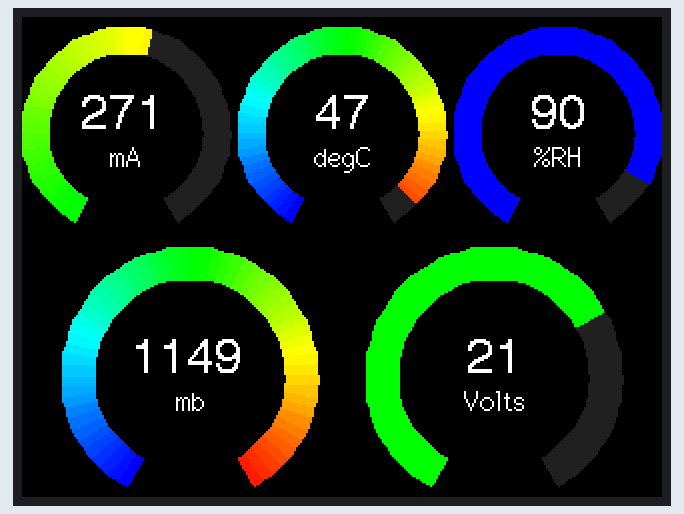
Recording of a sketch running on a simulated Arduino Uno, built with avr-gcc and run on an emulated ATmega328P. Shown: 320×240 colour display.

Above: at 1.9 s.
At 13.9 s:
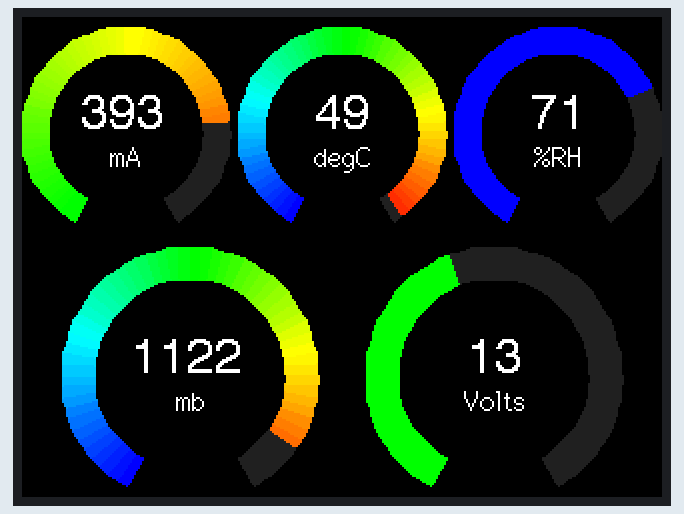
At 17.9 s:
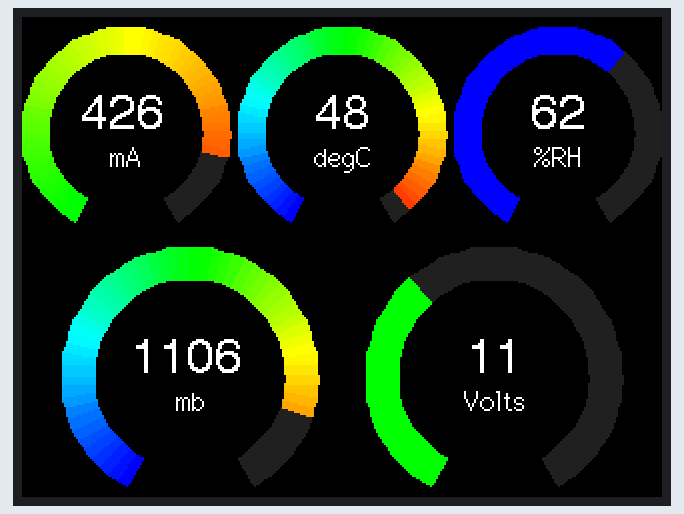
At 19.9 s:
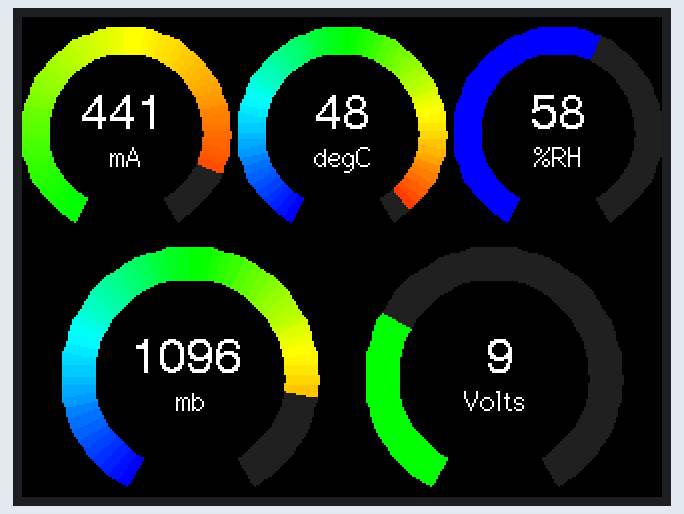
At 23.9 s:
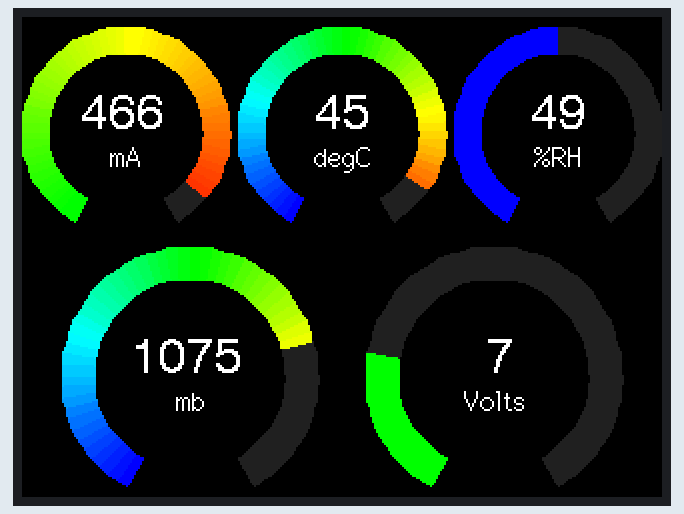
At 35.6 s:
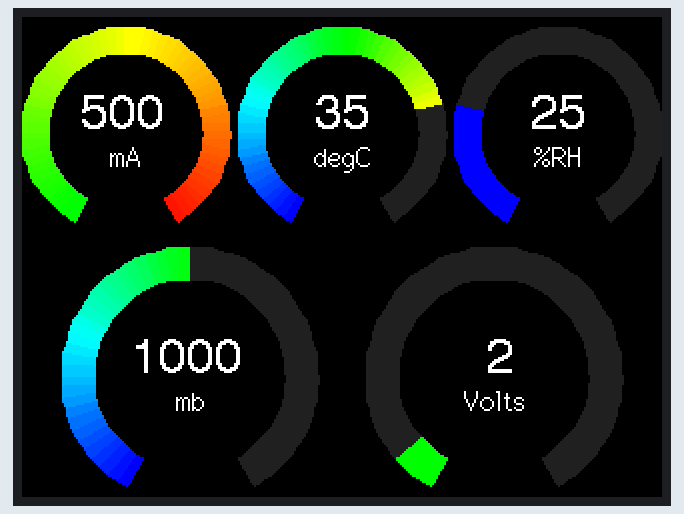

Measured:
- what the display in image 0 shows lasts 0.6 s, from 1.8 s to 2.4 s
- what the display in image 1 shows lasts 1.0 s, from 13.8 s to 14.8 s
- what the display in image 5 shows lasts 1.3 s, from 35.5 s to 36.8 s

The sketch:

FM3FJGYION6N00F.ino
```cpp
/*
 An example showing 'ring' analogue meters on a 2.2" ILI9341 TFT 240x320
 colour screen

 The meter graphic function works best with slowly changing values without
 large rapid changes such as environmental parameters (temperature etc)

 This example uses the hardware SPI and a board based on the ATmega328
 such as an UNO.  If using a Mega or outher micocontroller then comment out
 the following line:
 #define F_AS_T
 in  the "Adafruit_ILI9341_FAST.h" found within the Adafruit_ILI9341_AS
 library folder. Change pins for other Arduinos to the hardware SPI pins.

 Needs Fonts 2, and 4 (also Font 6 if using a large size meter)

 Alan Senior 18/3/2015
 */

//#define DEBUG
#include <Adafruit_GFX_AS8.h>    // Core graphics library
#include <Adafruit_ILI9341_AS8.h> // Hardware-specific library
#include <SPI.h>

// The control pins for the LCD can be assigned to any digital or
// analog pins...but we'll use the analog pins as this allows us to
// double up the pins with the touch screen (see the TFT paint example).
#define LCD_CS A3 // Chip Select goes to Analog 3
#define LCD_CD A2 // Command/Data goes to Analog 2
#define LCD_WR A1 // LCD Write goes to Analog 1
#define LCD_RD A0 // LCD Read goes to Analog 0

#define LCD_RESET A4 // Can alternately just connect to Arduino's reset pin

// When using the BREAKOUT BOARD only, use these 8 data lines to the LCD:
// For the Arduino Uno, Duemilanove, Diecimila, etc.:
//   D0 connects to digital pin 8  (Notice these are
//   D1 connects to digital pin 9   NOT in order!)
//   D2 connects to digital pin 2
//   D3 connects to digital pin 3
//   D4 connects to digital pin 4
//   D5 connects to digital pin 5
//   D6 connects to digital pin 6
//   D7 connects to digital pin 7
// For the Arduino Mega, use digital pins 22 through 29
// (on the 2-row header at the end of the board).

 Adafruit_ILI9341_AS8 tft(LCD_CS, LCD_CD, LCD_WR, LCD_RD, LCD_RESET);
// If using the shield, all control and data lines are fixed, and
// a simpler declaration can optionally be used:
// Adafruit_ILI9341_AS8 tft;
// Meter colour schemes
#define RED2RED 0
#define GREEN2GREEN 1
#define BLUE2BLUE 2
#define BLUE2RED 3
#define GREEN2RED 4
#define RED2GREEN 5

#define ILI9341_GREY 0x2104 // Dark grey 16 bit colour

uint32_t runTime = -99999;       // time for next update

int reading = 0; // Value to be displayed
int d = 0; // Variable used for the sinewave test waveform


void setup(void) {
  tft.reset();
  delay(10);
  tft.begin(0x9341);
  tft.setRotation(3);

  tft.fillScreen(ILI9341_BLACK);
}


void loop() {
  if (millis() - runTime >= 2000L) { // Execute every 2s
    runTime = millis();

    // Test with a slowly changing value from a Sine function
    d += 5; if (d >= 360) d = 0;

    // Set the the position, gap between meters, and inner radius of the meters
    int xpos = 0, ypos = 5, gap = 4, radius = 52;

    // Draw meter and get back x position of next meter

    // Test with Sine wave function, normally reading will be from a sensor
    reading = 250 + 250 * sineWave(d+0);
    xpos = gap + ringMeter(reading, 0, 500, xpos, ypos, radius, "mA", GREEN2RED); // Draw analogue meter

    reading = 20 + 30 * sineWave(d+60);
    xpos = gap + ringMeter(reading, -10, 50, xpos, ypos, radius, "degC", BLUE2RED); // Draw analogue meter

    reading = 50 + 50 * sineWave(d + 120);
    ringMeter(reading, 0, 100, xpos, ypos, radius, "%RH", BLUE2BLUE); // Draw analogue meter


    // Draw two more larger meters
    xpos = 20, ypos = 115, gap = 24, radius = 64;

    reading = 1000 + 150 * sineWave(d + 90);
    xpos = gap + ringMeter(reading, 850, 1150, xpos, ypos, radius, "mb", BLUE2RED); // Draw analogue meter

    reading = 15 + 15 * sineWave(d + 150);
    xpos = gap + ringMeter(reading, 0, 30, xpos, ypos, radius, "Volts", GREEN2GREEN); // Draw analogue meter

    // Draw a large meter
    xpos = 40, ypos = 5, gap = 15, radius = 120;
    reading = 175;
    // Comment out above meters, then uncomment the next line to show large meter
    //ringMeter(reading,0,200, xpos,ypos,radius," Watts",GREEN2RED); // Draw analogue meter

  }
}


// #########################################################################
//  Draw the meter on the screen, returns x coord of righthand side
// #########################################################################
int ringMeter(int value, int vmin, int vmax, int x, int y, int r, char *units, byte scheme)
{
  // Minimum value of r is about 52 before value text intrudes on ring
  // drawing the text first is an option

  x += r; y += r;   // Calculate coords of centre of ring

  int w = r / 4;    // Width of outer ring is 1/4 of radius

  int angle = 150;  // Half the sweep angle of meter (300 degrees)

  int text_colour = 0; // To hold the text colour

  int v = map(value, vmin, vmax, -angle, angle); // Map the value to an angle v

  byte seg = 5; // Segments are 5 degrees wide = 60 segments for 300 degrees
  byte inc = 5; // Draw segments every 5 degrees, increase to 10 for segmented ring

  // Draw colour blocks every inc degrees
  for (int i = -angle; i < angle; i += inc) {

    // Choose colour from scheme
    int colour = 0;
    switch (scheme) {
      case 0: colour = ILI9341_RED; break; // Fixed colour
      case 1: colour = ILI9341_GREEN; break; // Fixed colour
      case 2: colour = ILI9341_BLUE; break; // Fixed colour
      case 3: colour = rainbow(map(i, -angle, angle, 0, 127)); break; // Full spectrum blue to red
      case 4: colour = rainbow(map(i, -angle, angle, 63, 127)); break; // Green to red (high temperature etc)
      case 5: colour = rainbow(map(i, -angle, angle, 127, 63)); break; // Red to green (low battery etc)
      default: colour = ILI9341_BLUE; break; // Fixed colour
    }

    // Calculate pair of coordinates for segment start
    float sx = cos((i - 90) * 0.0174532925);
    float sy = sin((i - 90) * 0.0174532925);
    uint16_t x0 = sx * (r - w) + x;
    uint16_t y0 = sy * (r - w) + y;
    uint16_t x1 = sx * r + x;
    uint16_t y1 = sy * r + y;

    // Calculate pair of coordinates for segment end
    float sx2 = cos((i + seg - 90) * 0.0174532925);
    float sy2 = sin((i + seg - 90) * 0.0174532925);
    int x2 = sx2 * (r - w) + x;
    int y2 = sy2 * (r - w) + y;
    int x3 = sx2 * r + x;
    int y3 = sy2 * r + y;

    if (i < v) { // Fill in coloured segments with 2 triangles
      tft.fillTriangle(x0, y0, x1, y1, x2, y2, colour);
      tft.fillTriangle(x1, y1, x2, y2, x3, y3, colour);
      text_colour = colour; // Save the last colour drawn
    }
    else // Fill in blank segments
    {
      tft.fillTriangle(x0, y0, x1, y1, x2, y2, ILI9341_GREY);
      tft.fillTriangle(x1, y1, x2, y2, x3, y3, ILI9341_GREY);
    }
  }

  // Convert value to a string
  char buf[10];
  byte len = 4; if (value > 999) len = 5;
  dtostrf(value, len, 0, buf);

  // Set the text colour to default
  tft.setTextColor(ILI9341_WHITE, ILI9341_BLACK);
  // Uncomment next line to set the text colour to the last segment value!
  // tft.setTextColor(text_colour, ILI9341_BLACK);

  // Print value, if the meter is large then use big font 6, othewise use 4
  if (r > 84) tft.drawCentreString(buf, x - 5, y - 20, 6); // Value in middle
  else tft.drawCentreString(buf, x - 5, y - 20, 4); // Value in middle

  // Print units, if the meter is large then use big font 4, othewise use 2
  tft.setTextColor(ILI9341_WHITE, ILI9341_BLACK);
  if (r > 84) tft.drawCentreString(units, x, y + 30, 4); // Units display
  else tft.drawCentreString(units, x, y + 5, 2); // Units display

  // Calculate and return right hand side x coordinate
  return x + r;
}

// #########################################################################
// Return a 16 bit rainbow colour
// #########################################################################
unsigned int rainbow(byte value)
{
  // Value is expected to be in range 0-127
  // The value is converted to a spectrum colour from 0 = blue through to 127 = red

  byte red = 0; // Red is the top 5 bits of a 16 bit colour value
  byte green = 0;// Green is the middle 6 bits
  byte blue = 0; // Blue is the bottom 5 bits

  byte quadrant = value / 32;

  if (quadrant == 0) {
    blue = 31;
    green = 2 * (value % 32);
    red = 0;
  }
  if (quadrant == 1) {
    blue = 31 - (value % 32);
    green = 63;
    red = 0;
  }
  if (quadrant == 2) {
    blue = 0;
    green = 63;
    red = value % 32;
  }
  if (quadrant == 3) {
    blue = 0;
    green = 63 - 2 * (value % 32);
    red = 31;
  }
  return (red << 11) + (green << 5) + blue;
}

// #########################################################################
// Return a value in range -1 to +1 for a given phase angle in degrees
// #########################################################################
float sineWave(int phase) {
  return sin(phase * 0.0174532925);
}
                                                                                                                                                                                                                                                                                                                                                                                                                                                                                                                                                                                                                                                                                                                                                                                                                                                                                                                                                                                                                                                                                                                                                                                                                                                                                                                                                                                                                                                                                                                                                                                                                                                                                                                                                                                                                                                                                                                                                                                                                                                                                                                                                                                                                                                                                                                                                                                                                                                                                                                                                                                                                                                                                                                                                                                                                                                                                                                                                                                                                                                                                                                                                                                                                                                                                                                                                                                                                                                                                                                                                                                          
```
